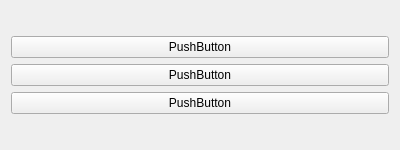
<?xml version="1.0" encoding="UTF-8"?>
<ui version="4.0">
 <class>FormMenu</class>
 <widget class="QWidget" name="FormMenu">
  <property name="geometry">
   <rect>
    <x>0</x>
    <y>0</y>
    <width>400</width>
    <height>150</height>
   </rect>
  </property>
  <property name="windowTitle">
   <string>Form</string>
  </property>
  <layout class="QGridLayout" name="gridLayout_2">
   <item row="0" column="0">
    <layout class="QGridLayout" name="gridLayout">
     <item row="0" column="0">
      <layout class="QVBoxLayout" name="verticalLayout">
       <item>
        <widget class="QPushButton" name="pushButton_3">
         <property name="text">
          <string>PushButton</string>
         </property>
        </widget>
       </item>
       <item>
        <widget class="QPushButton" name="pushButton_2">
         <property name="text">
          <string>PushButton</string>
         </property>
        </widget>
       </item>
       <item>
        <widget class="QPushButton" name="pushButton">
         <property name="text">
          <string>PushButton</string>
         </property>
        </widget>
       </item>
      </layout>
     </item>
    </layout>
   </item>
  </layout>
 </widget>
 <resources/>
 <connections/>
</ui>
